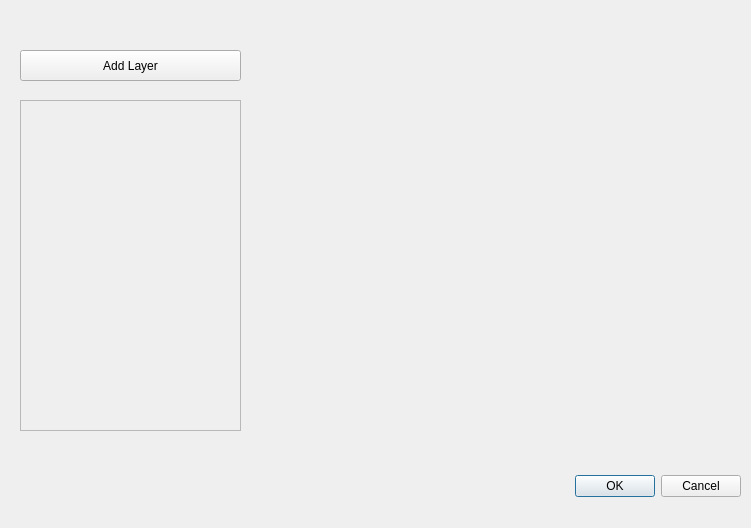
<?xml version="1.0" encoding="UTF-8"?>
<ui version="4.0">
 <class>Dialog_Addlayer</class>
 <widget class="QDialog" name="Dialog_Addlayer">
  <property name="geometry">
   <rect>
    <x>0</x>
    <y>0</y>
    <width>751</width>
    <height>528</height>
   </rect>
  </property>
  <property name="windowTitle">
   <string>Dialog</string>
  </property>
  <widget class="QDialogButtonBox" name="buttonBox">
   <property name="geometry">
    <rect>
     <x>400</x>
     <y>470</y>
     <width>341</width>
     <height>32</height>
    </rect>
   </property>
   <property name="orientation">
    <enum>Qt::Horizontal</enum>
   </property>
   <property name="standardButtons">
    <set>QDialogButtonBox::Cancel|QDialogButtonBox::Ok</set>
   </property>
  </widget>
  <widget class="QScrollArea" name="scrollArea_Layer">
   <property name="geometry">
    <rect>
     <x>20</x>
     <y>100</y>
     <width>221</width>
     <height>331</height>
    </rect>
   </property>
   <property name="widgetResizable">
    <bool>true</bool>
   </property>
   <widget class="QWidget" name="scrollAreaWidgetContents">
    <property name="geometry">
     <rect>
      <x>0</x>
      <y>0</y>
      <width>219</width>
      <height>329</height>
     </rect>
    </property>
   </widget>
  </widget>
  <widget class="QPushButton" name="pushButton_addlayer">
   <property name="geometry">
    <rect>
     <x>20</x>
     <y>50</y>
     <width>221</width>
     <height>31</height>
    </rect>
   </property>
   <property name="text">
    <string>Add Layer</string>
   </property>
  </widget>
 </widget>
 <resources/>
 <connections>
  <connection>
   <sender>buttonBox</sender>
   <signal>accepted()</signal>
   <receiver>Dialog_Addlayer</receiver>
   <slot>accept()</slot>
   <hints>
    <hint type="sourcelabel">
     <x>248</x>
     <y>254</y>
    </hint>
    <hint type="destinationlabel">
     <x>157</x>
     <y>274</y>
    </hint>
   </hints>
  </connection>
  <connection>
   <sender>buttonBox</sender>
   <signal>rejected()</signal>
   <receiver>Dialog_Addlayer</receiver>
   <slot>reject()</slot>
   <hints>
    <hint type="sourcelabel">
     <x>316</x>
     <y>260</y>
    </hint>
    <hint type="destinationlabel">
     <x>286</x>
     <y>274</y>
    </hint>
   </hints>
  </connection>
 </connections>
</ui>
